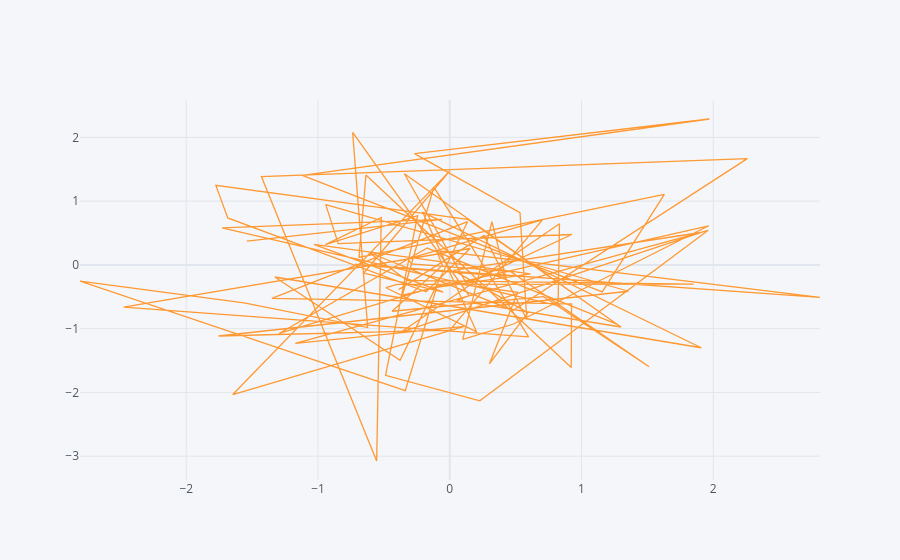

Notebook code for this chart:
### Markdown cell above
## Scatter plot

### Code cell
df.iplot(kind='scatter', x='A',y='B')
# doesn't make sense
